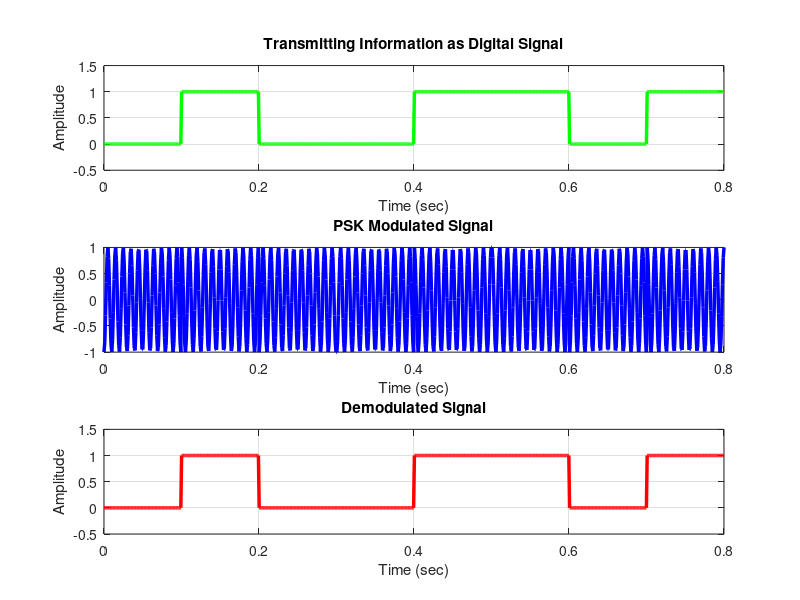
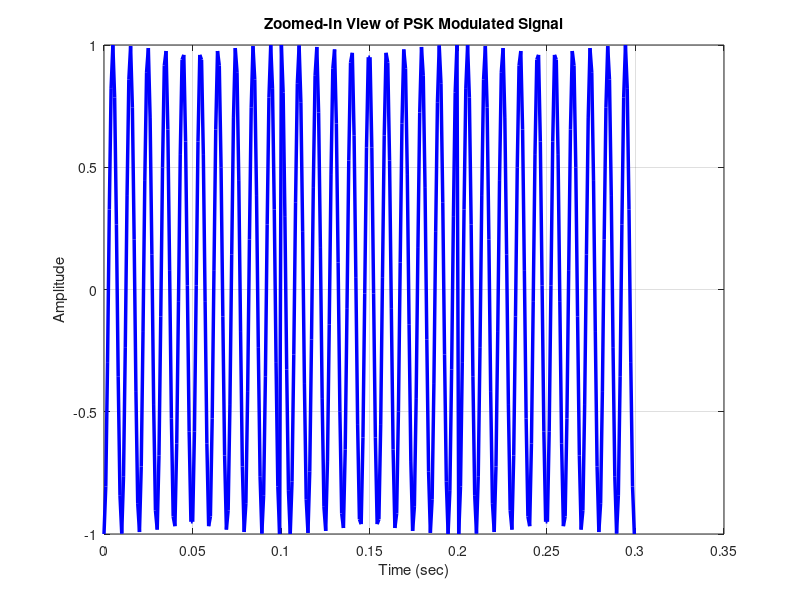

Here is the MATLAB script that generated these plots, in order:
clc; clear; close all;

% Parameters
bp = 0.1; % Bit period
bit = [0 1 0 0 1 1 0 1]; % Binary information to transmit
disp('Binary information at transmitter:');
disp(bit);

% Representation of transmitting binary information as digital signal
bit_rate = 1 / bp;
n = 100; % Number of samples per bit
digit = []; % Digital signal initialization

for i = 1:length(bit)
    if bit(i) == 1
        se = ones(1, n); % High for bit 1
    else
        se = zeros(1, n); % Low for bit 0
    end
    digit = [digit se];
end

t1 = linspace(0, bp * length(bit), length(digit)); % Time vector for digital signal
figure('Position', [100, 100, 1000, 600]);

% Plot digital signal
subplot(3, 1, 1);
plot(t1, digit, 'g', 'LineWidth', 2.5); grid on;
axis([0 bp * length(bit) -0.5 1.5]);
ylabel('Amplitude');
xlabel('Time (sec)');
title('Transmitting Information as Digital Signal');

% Binary PSK Modulation
f = bit_rate * 10; % Carrier frequency
t2 = linspace(0, bp, n); % Time vector for one bit period
x = []; % Modulated signal initialization

for i = 1:length(bit)
    if bit(i) == 1
        y = cos(2 * pi * f * t2); % Carrier for bit 1
    else
        y = cos(2 * pi * f * t2 + pi); % Carrier for bit 0 (180° phase shift)
    end
    x = [x y];
end

t3 = linspace(0, bp * length(bit), length(x)); % Time vector for modulated signal
subplot(3, 1, 2);
plot(t3, x, 'b', 'LineWidth', 2.5); grid on;
xlabel('Time (sec)');
ylabel('Amplitude');
title('PSK Modulated Signal');

% Binary PSK Demodulation
demodulated_bit = []; % Demodulated binary sequence
for i = 1:length(bit)
    % Extract each bit duration segment from the modulated signal
    segment = x((i-1)*n + 1:i*n);
    
    % Correlation with the reference carrier (0° phase)
    corr = sum(segment .* cos(2 * pi * f * t2));
    
    % Decision: if correlation is positive, it's bit 1; else bit 0
    if corr > 0
        demodulated_bit = [demodulated_bit 1];
    else
        demodulated_bit = [demodulated_bit 0];
    end
end

disp('Demodulated binary information at receiver:');
disp(demodulated_bit);

% Digital representation of demodulated data
demodulated_signal = [];
for i = 1:length(demodulated_bit)
    if demodulated_bit(i) == 1
        se = ones(1, n); % High for bit 1
    else
        se = zeros(1, n); % Low for bit 0
    end
    demodulated_signal = [demodulated_signal se];
end

subplot(3, 1, 3);
plot(t1, demodulated_signal, 'r', 'LineWidth', 2.5); grid on;
axis([0 bp * length(bit) -0.5 1.5]);
ylabel('Amplitude');
xlabel('Time (sec)');
title('Demodulated Signal');

% Enhanced zoom for PSK visualization
figure('Position', [100, 100, 800, 400]);
zoom_range = 1:n*3; % Focus on the first 3 bits
plot(t3(zoom_range), x(zoom_range), 'b', 'LineWidth', 2.5); grid on;
xlabel('Time (sec)');
ylabel('Amplitude');
title('Zoomed-In View of PSK Modulated Signal');
